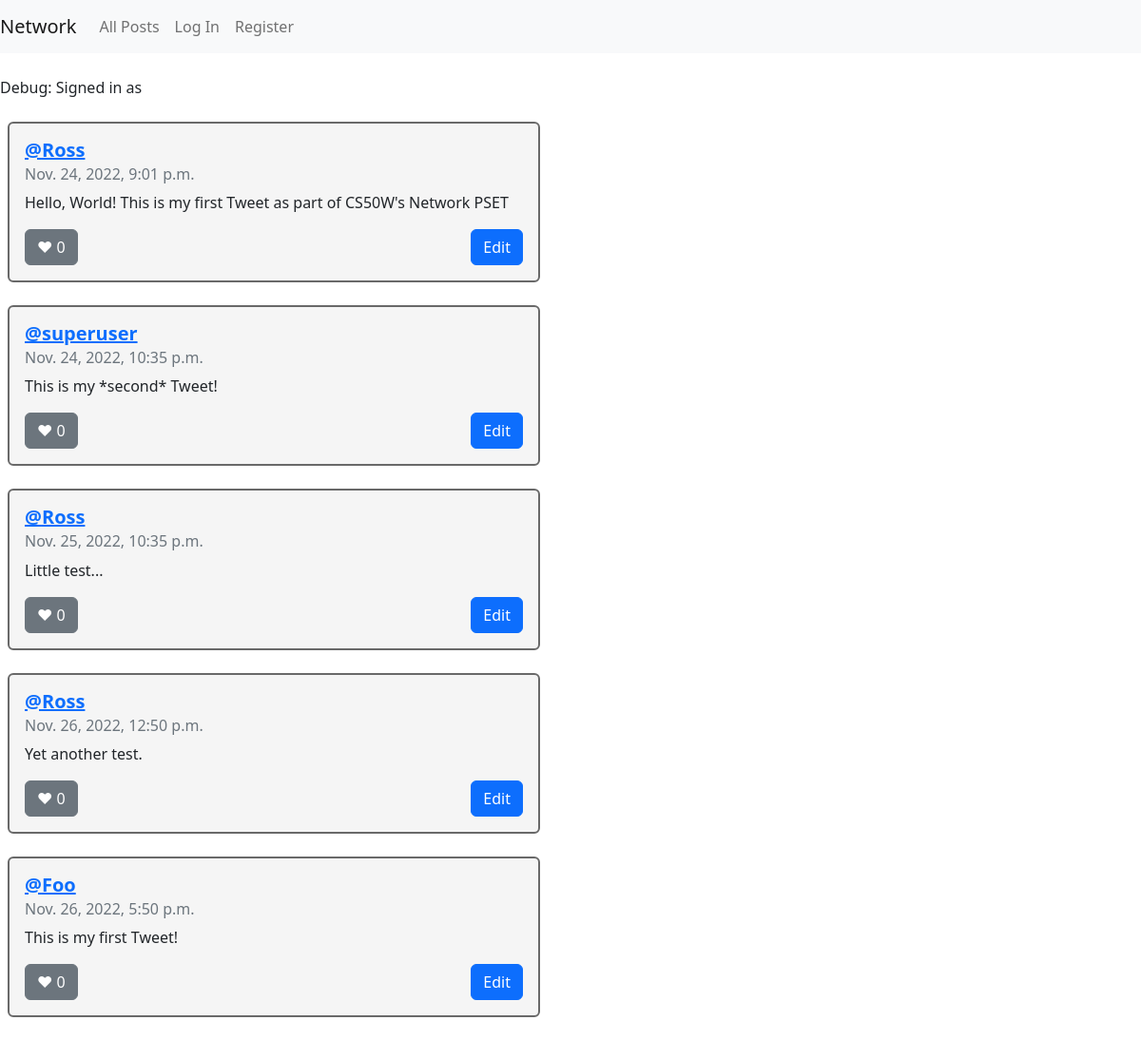
Before: /allPosts with the older database file.
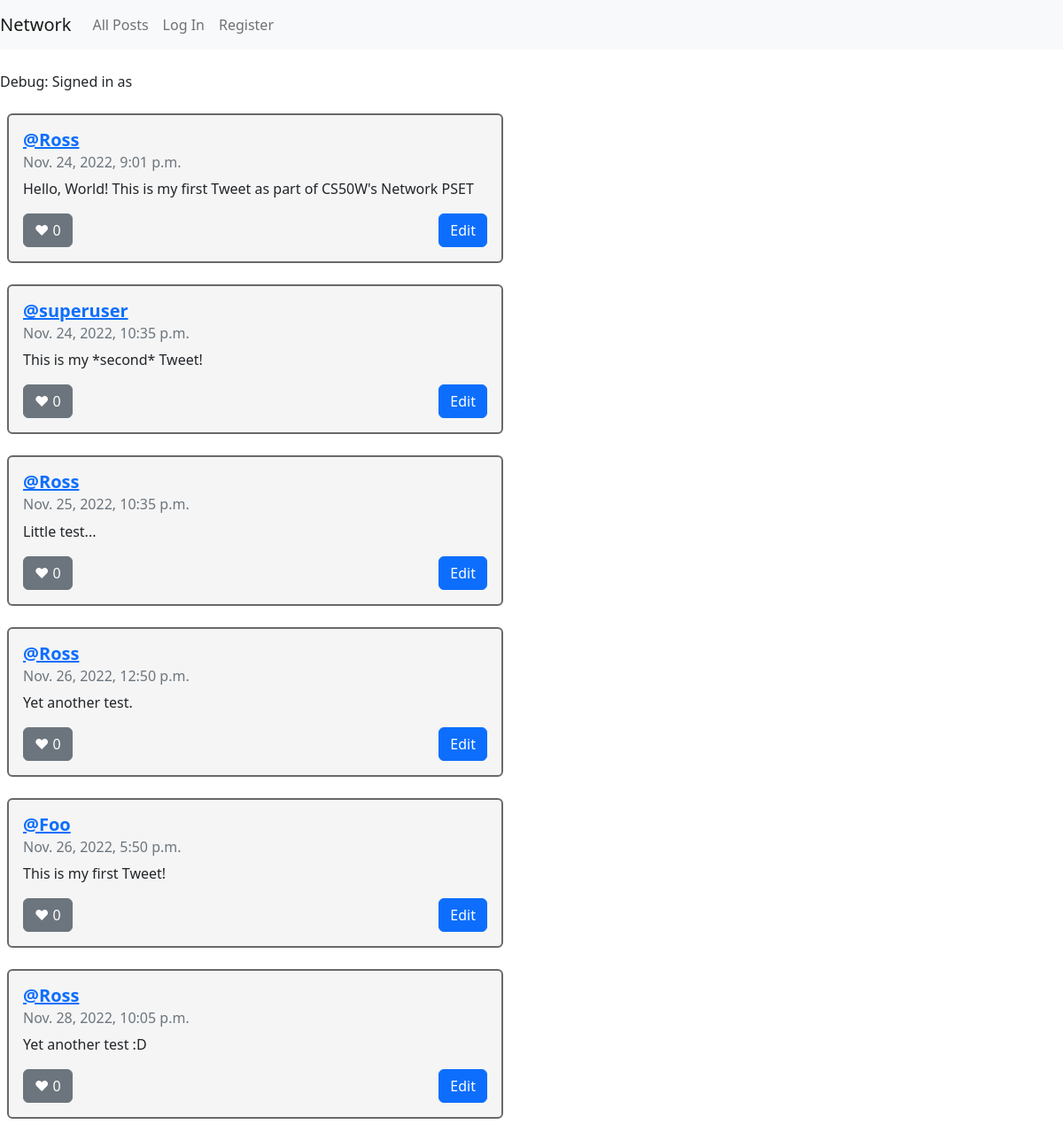
After: the same page with the newer database file.
### network/models.py (models this page shows)
class Tweet(models.Model):
    author = models.ForeignKey(User, on_delete=models.CASCADE)
    tweetText = models.CharField(max_length=255)
    posted = models.DateTimeField(auto_now_add=True)

class User(AbstractUser):
    pass

### network/views.py (the view)
# urls.py: path("allPosts", views.allPosts, name="allPosts"),
def allPosts(request):
    tweets = Tweet.objects.all()
    print(tweets)
    return render(request, "network/allPosts.html", {
        "tweets": tweets
    })

### network/templates/network/allPosts.html (shortened to what this page needs)
{% extends "network/layout.html" %}
{% block body %}
<br>
Debug: Signed in as <strong>{{ user.username }}</strong>
<br>
<br>
{% for tweet in tweets %}
<div class="ms-2 card" style="width: 35rem" data-id="{{tweet.id}}";>
  <div class="card-body rounded">
   <h5 class="card-title" href="#"><a href="{% url 'profile' user_id=tweet.author.id%}"><b>@{{ tweet.author}}</b></h5></a>
   <h6 class="card-subtitle mb-2 text-muted">{{tweet.posted}}</h6>
   <p class="card-text">{{tweet.tweetText}}</p>
   <button class="btn btn-secondary float-left" id="foo">&hearts;&nbsp;<span id="bar">0</span></button>
   <button class="btn btn-primary float-end booboo">Edit</button>
 </div>
</div>
<br>
{% endfor %}
  {% endblock %}

Changed rows visible on the page:
added Tweet: author "Ross", posted "Nov. 28, 2022, 10:05 p.m.", tweetText "Yet another test :D"
